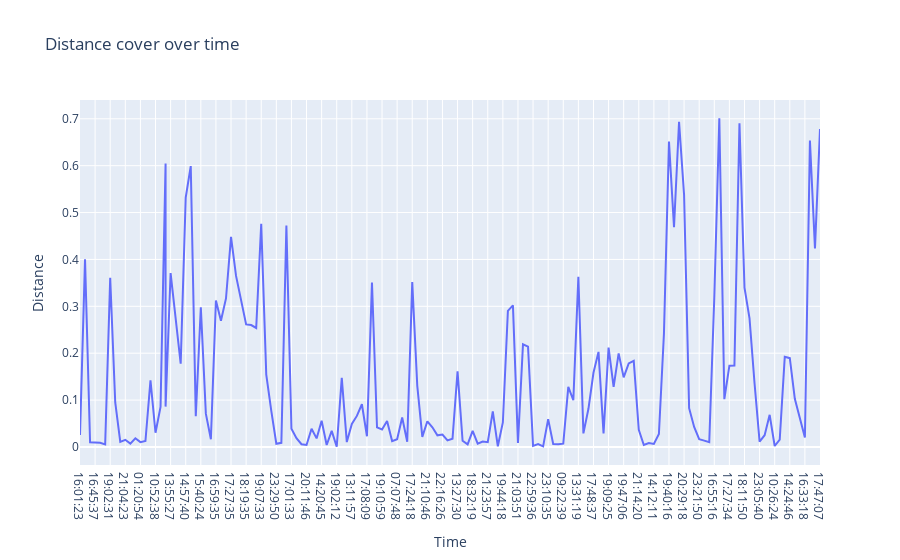

Here is the notebook cell this chart was saved with:
### Code cell
# Distance cover over time

fig2 = px.line(data, y='Distance', x='Time', 
        title="Distance cover over time")
fig2.show()

### Figure 1 — Plotly figure (JSON) as saved in the notebook; plotly's stock layout.template omitted (floating-point values rounded to 4 significant figures; data arrays with more than 128 entries replaced by an {"elided": "..."} marker saying what was removed)
{"data": [{"hovertemplate": "Time=%{x}<br>Distance=%{y}<extra></extra>", "legendgroup": "", "line": {"color": "#636efa", "dash": "solid"}, "marker": {"symbol": "circle"}, "mode": "lines", "name": "", "orientation": "v", "showlegend": false, "type": "scatter", "x": {"elided": "149 str values"}, "xaxis": "x", "y": {"elided": "149 float values"}, "yaxis": "y"}], "layout": {"legend": {"tracegroupgap": 0}, "title": {"text": "Distance cover over time"}, "xaxis": {"anchor": "y", "domain": [0, 1], "title": {"text": "Time"}}, "yaxis": {"anchor": "x", "domain": [0, 1], "title": {"text": "Distance"}}}}
